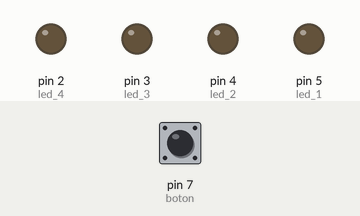
Recording of a sketch running on a simulated Arduino Uno, built with avr-gcc and run on an emulated ATmega328P. Shown: output pins drawn as LEDs (lit = HIGH). The inputs (shaded band) are chosen by the test bench; at power-on: pin 7 (boton) LOW.

Above: at 1.2 s.
1.3 s: pin 7 (boton) pulled HIGH for 3.2 s
At 5.5 s:
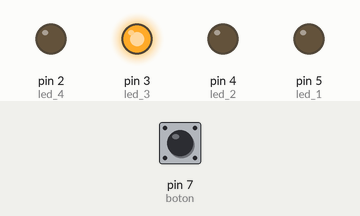
6.0 s: pin 7 (boton) pulled HIGH for 0.15 s
At 7.2 s:
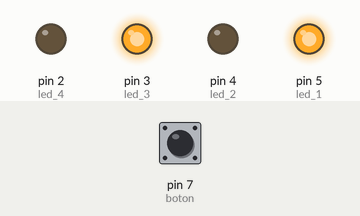
8.3 s: pin 7 (boton) pulled HIGH for 1 s
At 10.8 s:
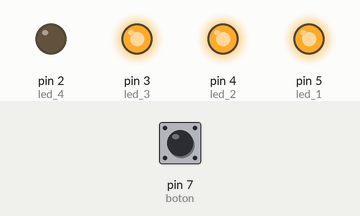
11.4 s: pin 7 (boton) pulled HIGH for 0.15 s
At 12.6 s:
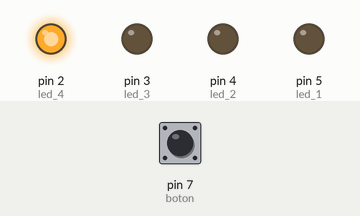
13.7 s: pin 7 (boton) pulled HIGH for 0.15 s
At 15.5 s:
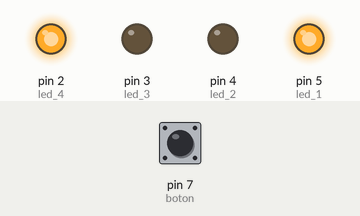
16.0 s: pin 7 (boton) pulled HIGH for 1 s
At 17.9 s:
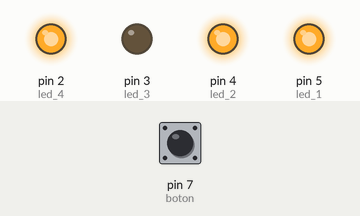
Timing chart, 0 to 19.4 s (numbered marks = the images above; inputs shaded):
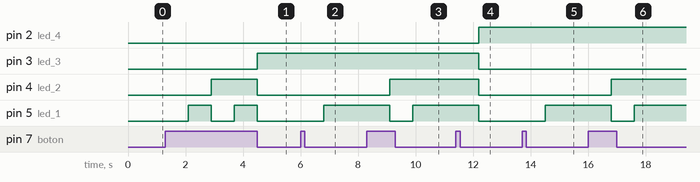

The sketch:

Ejemplo_SWITCH_CASE.ino
```cpp
const int led_1 = 5;
const int led_2 = 4;
const int led_3 = 3;
const int led_4 = 2;
const int boton = 7;

int num = 0;

void setup()
{
  pinMode(led_1, OUTPUT);
  pinMode(led_2, OUTPUT);
  pinMode(led_3, OUTPUT);
  pinMode(led_4, OUTPUT);
  pinMode(boton, INPUT);
}

void loop()
{
  if (digitalRead(boton)){
    num = num + 1;
    if (num > 15){
      num = 0;
    }
    delay(800);
  }

  switch (num) {
    case 0:
    digitalWrite(led_1, LOW);
    digitalWrite(led_2, LOW);
    digitalWrite(led_3, LOW);
    digitalWrite(led_4, LOW);
    break;
    case 1:
    digitalWrite(led_1, HIGH);
    digitalWrite(led_2, LOW);
    digitalWrite(led_3, LOW);
    digitalWrite(led_4, LOW);
    break;
    case 2:
    digitalWrite(led_1, LOW);
    digitalWrite(led_2, HIGH);
    digitalWrite(led_3, LOW);
    digitalWrite(led_4, LOW);
    break;
    case 3:
    digitalWrite(led_1, HIGH);
    digitalWrite(led_2, HIGH);
    digitalWrite(led_3, LOW);
    digitalWrite(led_4, LOW);
    break;
    case 4:
    digitalWrite(led_1, LOW);
    digitalWrite(led_2, LOW);
    digitalWrite(led_3, HIGH);
    digitalWrite(led_4, LOW);
    break;
    case 5:
    digitalWrite(led_1, HIGH);
    digitalWrite(led_2, LOW);
    digitalWrite(led_3, HIGH);
    digitalWrite(led_4, LOW);
    break;
    case 6:
    digitalWrite(led_1, LOW);
    digitalWrite(led_2, HIGH);
    digitalWrite(led_3, HIGH);
    digitalWrite(led_4, LOW);
    break;
    case 7:
    digitalWrite(led_1, HIGH);
    digitalWrite(led_2, HIGH);
    digitalWrite(led_3, HIGH);
    digitalWrite(led_4, LOW);
    break;
    case 8:
    digitalWrite(led_1, LOW);
    digitalWrite(led_2, LOW);
    digitalWrite(led_3, LOW);
    digitalWrite(led_4, HIGH);
    break;
    case 9:
    digitalWrite(led_1, HIGH);
    digitalWrite(led_2, LOW);
    digitalWrite(led_3, LOW);
    digitalWrite(led_4, HIGH);
    break;
    case 10:
    digitalWrite(led_1, LOW);
    digitalWrite(led_2, HIGH);
    digitalWrite(led_3, LOW);
    digitalWrite(led_4, HIGH);
    break;
    case 11:
    digitalWrite(led_1, HIGH);
    digitalWrite(led_2, HIGH);
    digitalWrite(led_3, LOW);
    digitalWrite(led_4, HIGH);
    break;
    case 12:
    digitalWrite(led_1, LOW);
    digitalWrite(led_2, LOW);
    digitalWrite(led_3, HIGH);
    digitalWrite(led_4, HIGH);
    break;
    case 13:
    digitalWrite(led_1, HIGH);
    digitalWrite(led_2, LOW);
    digitalWrite(led_3, HIGH);
    digitalWrite(led_4, HIGH);
    break;
    case 14:
    digitalWrite(led_1, LOW);
    digitalWrite(led_2, HIGH);
    digitalWrite(led_3, HIGH);
    digitalWrite(led_4, HIGH);
    break;
    case 15:
    digitalWrite(led_1, HIGH);
    digitalWrite(led_2, HIGH);
    digitalWrite(led_3, HIGH);
    digitalWrite(led_4, HIGH);
    break;
  }
}
```

Measured:
- after the input at 1.3 s, pin 3 (led_3): LOW → HIGH after 3.2 s; pin 4 (led_2): LOW → HIGH after 1.6 s, → LOW 1.6 s later; pin 5 (led_1): alternates HIGH for 0.80 s and LOW for 0.80 s, 4 changes in all, then stays LOW, starting after 0.80 s
- after the input at 6.0 s, pin 5 (led_1): LOW → HIGH after 0.80 s
- after the input at 8.3 s, pin 4 (led_2): LOW → HIGH after 0.80 s; pin 5 (led_1): HIGH → LOW after 0.80 s, → HIGH 0.80 s later
- after the input at 11.4 s, pin 2 (led_4): LOW → HIGH after 0.80 s; pin 3 (led_3), pin 4 (led_2), pin 5 (led_1): HIGH → LOW after 0.80 s
- after the input at 13.7 s, pin 5 (led_1): LOW → HIGH after 0.80 s
- after the input at 16.0 s, pin 4 (led_2): LOW → HIGH after 0.80 s; pin 5 (led_1): HIGH → LOW after 0.80 s, → HIGH 0.80 s later
